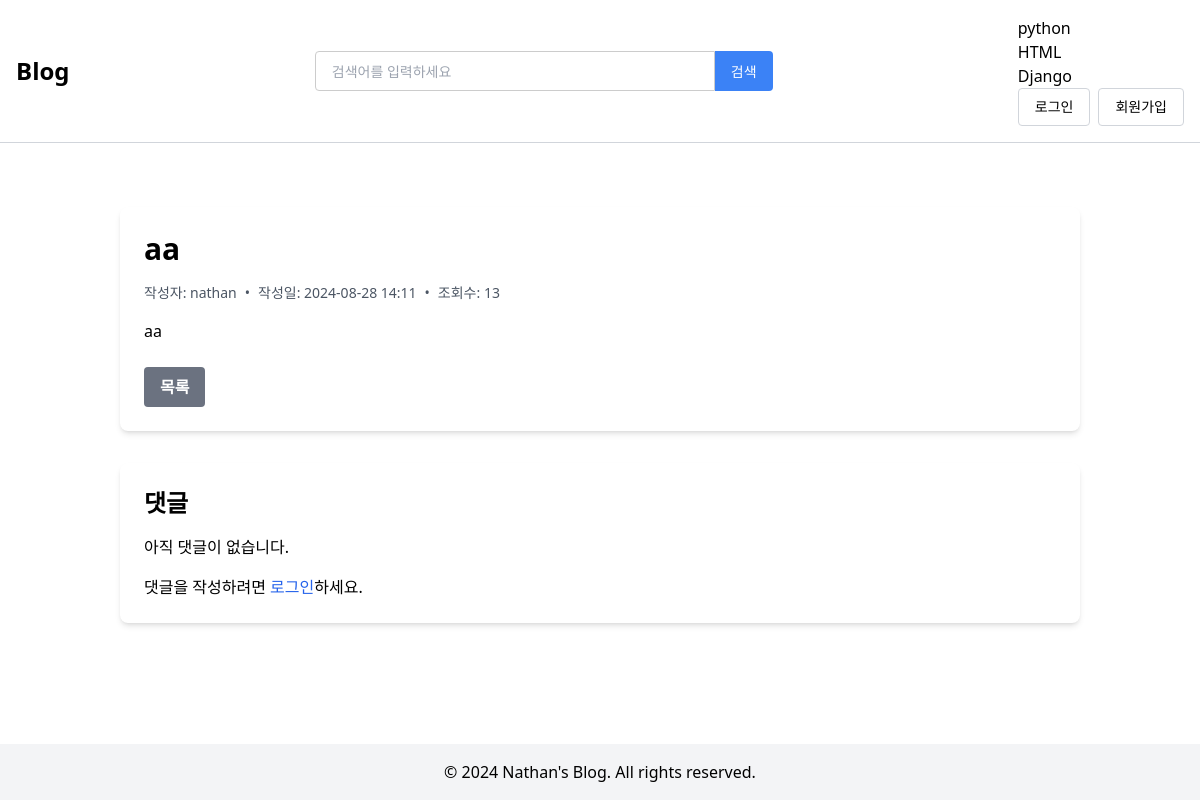
Page /blog/posts/1/ on the earlier database version.
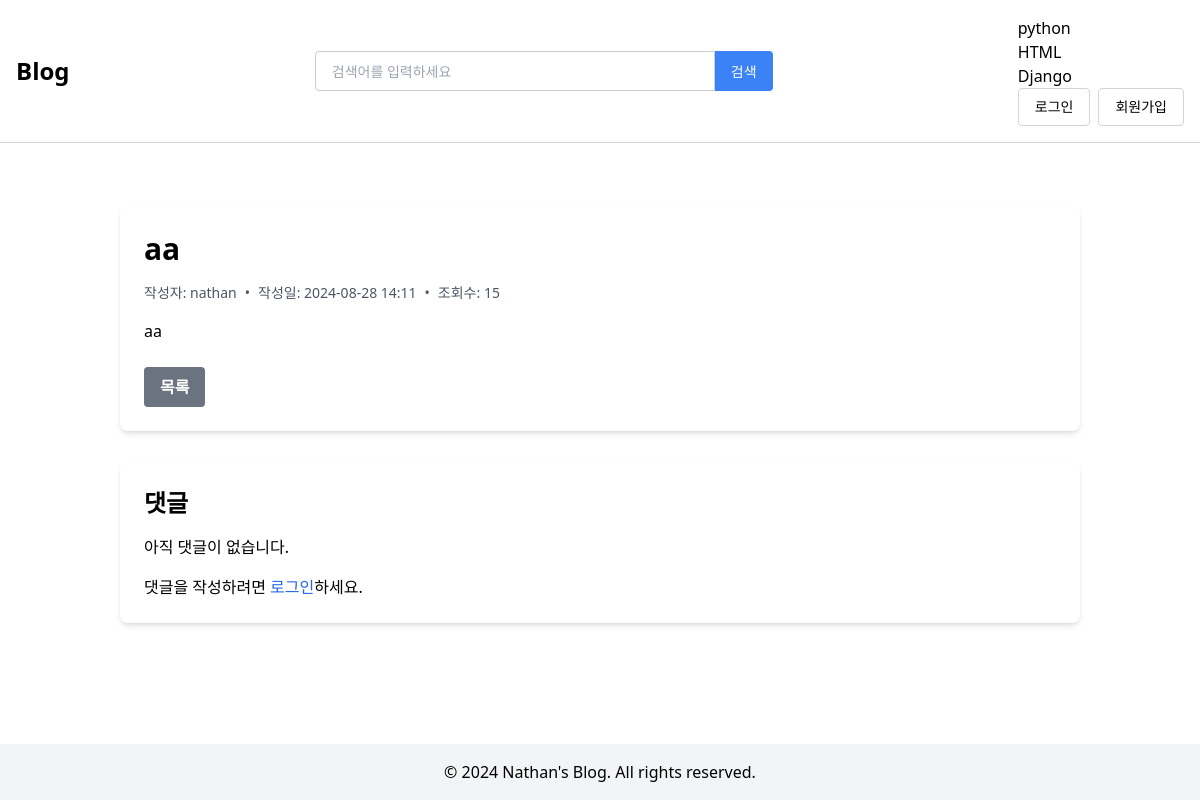
Same page on the later database version.
### blog/models.py (models this page shows, shortened)
class Post(models.Model):
    title = models.CharField(max_length=200)
    content = models.TextField()
    user = models.ForeignKey(
        User, on_delete=models.CASCADE, null=False, related_name="posts"
    )
    thumb_image = models.ImageField(upload_to="blog/images/%Y/%m/%d/", blank=True)
    file_upload = models.FileField(upload_to="blog/files/%Y/%m/%d/", blank=True)
    created_at = models.DateTimeField(auto_now_add=True)
    updated_at = models.DateTimeField(auto_now=True)
    category = models.ForeignKey(
        Category, on_delete=models.SET_NULL, null=True, related_name="posts"
    )
    tags = models.ManyToManyField(Tag, related_name="posts", blank=True)
    likes = models.PositiveIntegerField(default=0)
    view_count = models.PositiveIntegerField(default=0)

### blog/views.py (the view)
# urls.py: path("posts/<int:pk>/", views.PostDetailView.as_view(), name="post_detail"),
class PostDetailView(DetailView):
    model = Post
    template_name = "blog/post_detail.html"
    context_object_name = "post"
    def get_object(self):
        obj = super().get_object()
        Post.objects.filter(pk=obj.pk).update(view_count=F("view_count") + 1)
        return obj
    def get_queryset(self):
        return super().get_queryset().prefetch_related("tags")

### blog/context_processors.py (called while the page is built)
def categories(request):
    categories = cache.get("all_categories")
    if not categories:
        categories = list(Category.objects.all())
        cache.set("all_categories", categories, 3600)  # 1시간 동안 캐시
    return {"categories": categories}

### templates/blog/post_detail.html (shortened to what this page needs)
{% extends 'base.html' %}
{% block content %}
<div class="container mx-auto mt-8 px-4">
  <div class="bg-white shadow-md rounded-lg p-6">
    <h1 class="text-3xl font-bold mb-4">{{ post.title }}</h1>
    <div class="flex items-center text-gray-600 text-sm mb-4">
      <span>작성자: {{ post.user }}</span>
      <span class="mx-2">•</span>
      <span>작성일: {{ post.created_at|date:"Y-m-d H:i" }}</span>
      <span class="mx-2">•</span>
      <span>조회수: {{ post.view_count }}</span>
    </div>
    <div class="prose max-w-none">
      {{ post.content|linebreaks }}
    </div>
    <div class="mt-6 flex justify-between items-center">
      <a href="{% url 'blog:post_list' %}" class="bg-gray-500 hover:bg-gray-600 text-white font-bold py-2 px-4 rounded">목록</a>
    </div>
  </div>
  <div class="mt-8 bg-white shadow-md rounded-lg p-6">
    <h2 class="text-2xl font-bold mb-4">댓글</h2>
    {% for comment in post.comments.all %}
      {% if not comment.parent_comment %}
        <div class="mb-4 pb-4 border-b">
          <p>{{ comment.content }}</p>
          <p class="text-sm text-gray-600 mt-1">작성자: {{ comment.user.profile.nickname|default:comment.user.username }}</p>
          {% if user.is_authenticated %}
            <a href="{% url 'blog:add_reply' post.pk comment.pk %}" class="text-blue-600 hover:underline text-sm">답글 달기</a>
          {% endif %}
          {% if user == comment.user %}
            <a href="{% url 'blog:delete_comment' comment.pk %}" class="text-red-600 hover:underline text-sm ml-2">삭제</a>
          {% endif %}
          {% if comment.replies.exists %}
            <div class="ml-8 mt-2">
              {% for reply in comment.replies.all %}
                <div class="mb-2 pb-2 border-b border-gray-200">
                  <p>{{ reply.content }}</p>
                  <p class="text-sm text-gray-600 mt-1">작성자: {{ reply.user.profile.nickname|default:reply.user.username }}</p>
                  {% if user == reply.user %}
                    <a href="{% url 'blog:delete_comment' reply.pk %}" class="text-red-600 hover:underline text-sm">삭제</a>
                  {% endif %}
                </div>
              {% endfor %}
            </div>
          {% endif %}
        </div>
      {% endif %}
    {% empty %}
      <p>아직 댓글이 없습니다.</p>
    {% endfor %}
    {% if user.is_authenticated %}
      <a href="{% url 'blog:add_comment' post.pk %}" class="bg-green-500 hover:bg-green-600 text-white font-bold py-2 px-4 rounded inline-block mt-4">댓글 작성</a>
    {% else %}
      <p class="mt-4">댓글을 작성하려면 <a href="{% url 'login' %}" class="text-blue-600 hover:underline">로그인</a>하세요.</p>
    {% endif %}
  </div>
</div>
{% endblock %}

Differences in the rows shown:
changed Post "aa": view_count "13" → "15"
